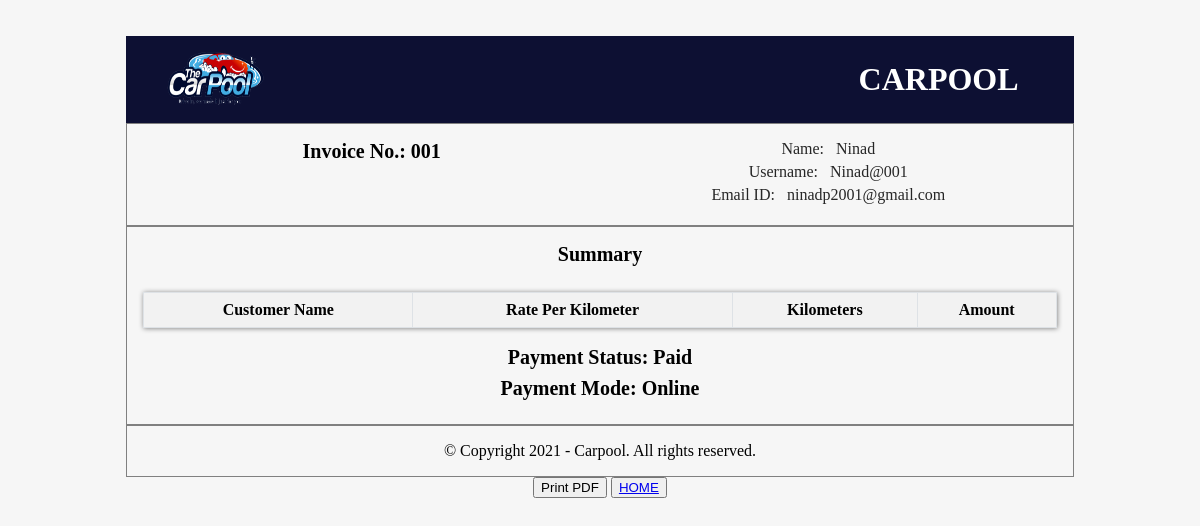
The page /bill.php (signed in) on the database its author committed.
### tables this page shows
CREATE TABLE `users` (
  `id` int(30) NOT NULL,
  `fname` text NOT NULL,
  `lname` text NOT NULL,
  `username` varchar(50) NOT NULL,
  `email` varchar(50) NOT NULL,
  `password` varchar(50) NOT NULL
);

### bill.php (the view, shortened to what this page needs)
<?php include ("connection.php");
?>
<!DOCTYPE html>
<html lang="en">
<head>
</head>
<body>
    <div class="container">
        <div class="brand-section">
            <div class="row">
                <div class="col-6">
                    <img src="img/logo1.png"width="100" height="60">
                </div>
                <div class="col-6">
                    <div class="company-details">
                        <h1 class="text-white">CARPOOL</h1>
                    </div>
                </div>
            </div>
        </div>
        <?php
        $query =sprintf("SELECT * FROM users where username='%s'",$_SESSION['UserID']);
        $data = mysqli_query($conn, $query);
        $total = mysqli_num_rows($data);
        if($total != 0)
        {
            while($result= mysqli_fetch_assoc($data))
                {
        ?>
        <div class="body-section">
            <div class="row">
                <div class="col-6">
                    <h2 class="heading">Invoice No.: 001</h2>
                </div>
                <div class="col-6">
                    <p class="sub-heading">Name:&nbsp;&nbsp; <?php echo $result['fname'];?> </p>
                    <p class="sub-heading">Username:&nbsp;&nbsp; <?php echo $result['username'];?>  </p>
                    <p class="sub-heading">Email ID:&nbsp;&nbsp; <?php echo $result['email'];?>  </p>
                </div>
            </div>
        </div>
<?php
    }
    }
?>
        <div class="body-section">
            <h3 class="heading">Summary</h3>
            <br>
            <table class="table-bordered">
                <thead>
                    <tr>
                        <th>Customer Name</th>
                        <th class="w-25">Rate Per Kilometer</th>
                        <th class="w-25">Kilometers</th>
                        <th class="w-25">Amount</th>
                    </tr>
                </thead>
            </table>
            <br>
            <h3 class="heading">Payment Status: Paid</h3>
            <h3 class="heading">Payment Mode: Online </h3>
        </div>
        <div class="body-section">
            <p>&copy; Copyright 2021 - Carpool. All rights reserved.
            </p>
        </div>
    </div>
<div align="center">
    <button onclick="print('http\://localhost:8081/main/bill.php')">Print PDF</button>
    <button><a href="rhome.php">HOME</button>
</div>
</body>
</html>

### bill.php (style rules this page uses)
body { background-color: #F6F6F6; margin-top: 3%; padding: 0; }
h1,h2,h3,h4,h5,h6 { margin: 0; padding: 0; }
p { margin: 0; padding: 0; }
.container { width: 80%; margin-right: auto; margin-left: auto; }
.brand-section { background-color: #0d1033; padding: 10px 40px; }
.row { display: flex; flex-wrap: wrap; }
.col-6 { width: 50%; flex: 0 0 auto; }
.text-white { color: #fff; }
.company-details { float: right; text-align: right; padding: 15px }
.body-section { padding: 16px; text-align: center; border: 1px solid gray; }
.heading { font-size: 20px; margin-bottom: 08px; }
.sub-heading { color: #262626; margin-bottom: 05px; }
table { background-color: #fff; width: 100%; border-collapse: collapse; }
table thead tr { border: 1px solid #111; background-color: #f2f2f2; }
table th, table td { padding-top: 08px; padding-bottom: 08px; }
.table-bordered { box-shadow: 0px 0px 5px 0.5px gray; }
.table-bordered td, .table-bordered th { border: 1px solid #dee2e6; }

### rows shown on the page
users: fname "Ninad", username "Ninad@001", email "ninadp2001@gmail.com"
